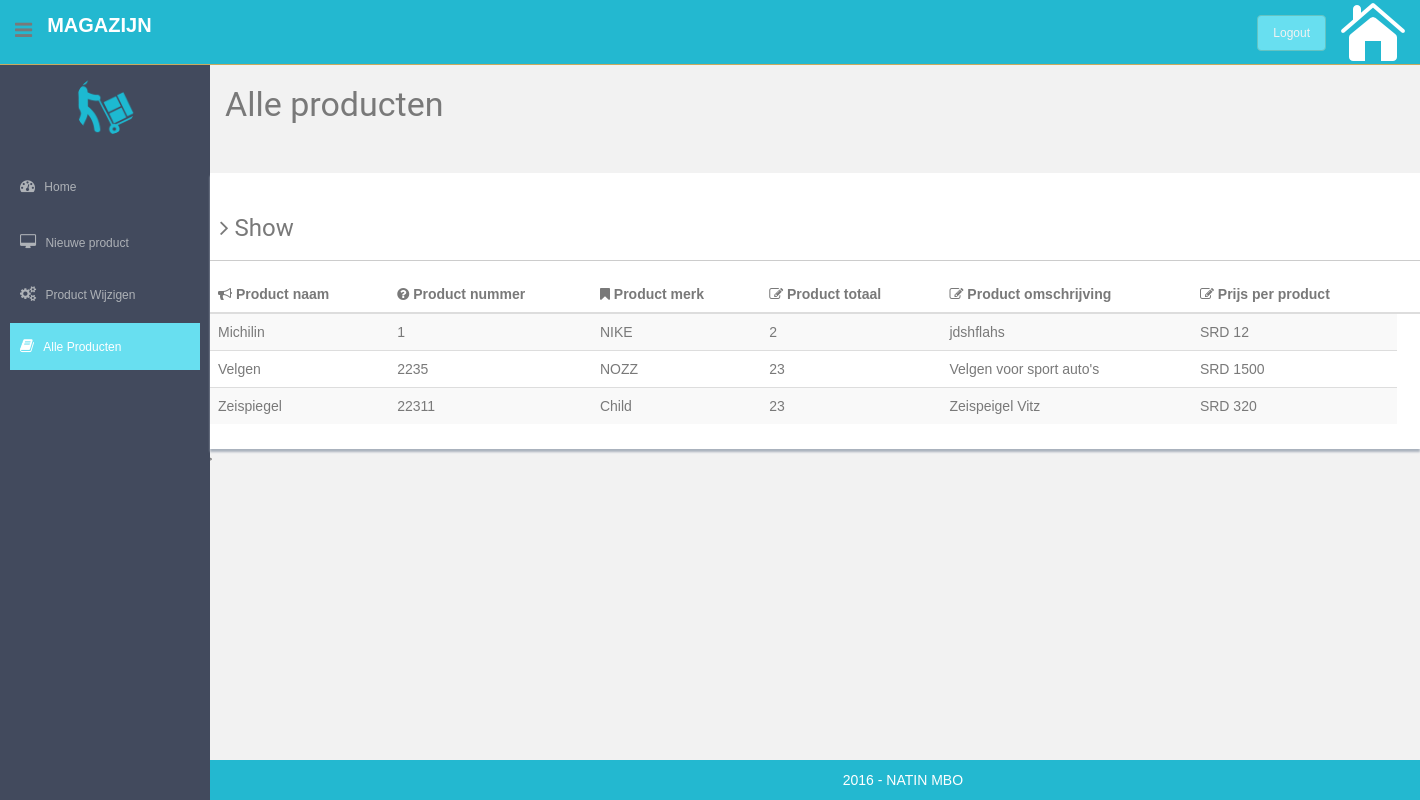
The page /Magazijn/product_history.php on the database its author committed.
### tables this page shows
CREATE TABLE `product` (
  `product_id` int(11) NOT NULL,
  `product_name` varchar(225) NOT NULL,
  `product_number` varchar(225) NOT NULL,
  `product_merk` varchar(225) NOT NULL,
  `product_aantal` int(11) NOT NULL,
  `product_omschrijving` text NOT NULL,
  `product_price` varchar(225) NOT NULL
);

### Magazijn/product_history.php (the view, shortened to what this page needs)
<?php include 'core/init.php';?>
<!DOCTYPE html>
<html lang="en">
  <head>
    <link href="assets/css/bootstrap.css" rel="stylesheet">
    <link href="assets/font-awesome/css/font-awesome.css" rel="stylesheet" />
    <link rel="stylesheet" type="text/css" href="assets/css/zabuto_calendar.css">
    <link rel="stylesheet" type="text/css" href="assets/js/gritter/css/jquery.gritter.css" />
    <link rel="stylesheet" type="text/css" href="assets/lineicons/style.css">
    <link href="assets/css/style.css" rel="stylesheet">
    <link href="assets/css/style-responsive.css" rel="stylesheet">
    <link rel="stylesheet" href="assets/css/material.min.css">
  </head>
  <body>
  <section id="container" >
      <header class="header black-bg">
              <div class="sidebar-toggle-box">
                  <div class="fa fa-bars tooltips" data-placement="right" data-original-title="Toggle Navigation"></div>
              </div>
            <a href="index.html" class="logo"><b>Magazijn</b></a>
            <div class="top-menu">
            	<ul class="nav pull-right top-menu">
                    <li><a class="logout" href="login.html">Logout</a></li>
                     <a href="../index.php"> <img src="../ICONS/home.png"  class="pull-left"></img> </a>
            	</ul>
            </div>
        </header>
      <aside>
          <div id="sidebar"  class="nav-collapse ">
               <ul class="sidebar-menu" id="nav-accordion">
                   <p class="centered"><a href="profile.html"><img src="assets/img/magazijn.png" class="img-circle" width="60"></a></p>
                  <li class="mt">
                      <a  href="index.php">
                          <i class="fa fa-dashboard"></i>
                          <span>Home</span>
                      </a>
                  </li>
                  <li class="sub-menu">
                      <a href="product_toevoegen.php" >
                          <i class="fa fa-desktop"></i>
                          <span>Nieuwe product</span>
                      </a>
                  </li>
                  <li class="sub-menu">
                      <a href="product_edit.php" >
                          <i class="fa fa-cogs"></i>
                          <span>Product Wijzigen</span>
                      </a>
                  </li>
                  <li  class="sub-menu">
                      <a   href="product_history.php" class="active" >
                          <i class="fa fa-book"></i>
                          <span>Alle Producten</span>
                      </a>
                  </li>
              </ul>
          </div>
      </aside>
           <section id="main-content">
          <section class="wrapper">
            <h3> Alle producten</h3>
        <div class="row">
              <div class="row mt">
                  <div class="col-md-12">
                      <div class="content-panel">
                          <table class="table table-striped table-advance table-hover">
                            <h4><i class="fa fa-angle-right"></i> Show</h4>
                            <hr>
                              <thead>
                              <tr>
                                  <th><i class="fa fa-bullhorn"></i> Product naam</th>
                                  <th class="hidden-phone"><i class="fa fa-question-circle"></i> Product nummer</th>
                                  <th><i class="fa fa-bookmark"></i> Product merk</th>
                                  <th><i class=" fa fa-edit"></i> Product totaal</th>
                                  <th><i class=" fa fa-edit"></i> Product omschrijving</th>
                                  <th><i class=" fa fa-edit"></i> Prijs per product</th>
                                  <th></th>
                              </tr>
                              </thead>
                              <tbody>
                                <?php
                                $sql = 'SELECT * FROM product ORDER BY product_name';
                                foreach ($conn->query($sql) as $row) {
                                    $product_name = $row['product_name'];
                                    $product_number = $row['product_number'];
                                    $product_merk = $row['product_merk'];
                                    $product_aantal = $row['product_aantal'];
                                    $product_omschrijving = $row['product_omschrijving'];
                                    $product_price = $row['product_price'];
                                    echo "<tr>";
                                    echo "<td>$product_name</td>";
                                    echo "<td>$product_number</td>";
                                    echo "<td>$product_merk</td>";
                                    echo "<td>$product_aantal</td>";
                                    echo "<td>$product_omschrijving</td>";
                                    echo "<td>SRD $product_price</td>";
                                    echo "</tr>";
                                }
                              ?>
                              </tbody>
                          </table>
                      </div>
              </div> -->
    </section><! --/wrapper -->
      <footer class="site-footer" style="    width: 100%;
    background: #23b8d0;
    color: #fff;
    padding: 10px 0;
    z-index: -1 ;
    bottom: 0 ;
    position: absolute;">
          <div class="text-center">
              2016 - NATIN MBO
          </div>
      </footer>
  </section>
  </body>
</html>

### Magazijn/assets/css/style.css (style rules this page uses)
body { color: #797979; background: #f2f2f2; font-family: 'Ruda', sans-serif; padding: 0px !important; margin: 0px !important; font-size:13px; }
ul li { list-style: none; }
a, a:hover, a:focus { text-decoration: none; outline: none; }
#container { width: 100%; height: 100%; }
hr { margin-top: 20px; margin-bottom: 20px; border: 0; border-top: 1px solid #797979; }
.centered { text-align: center; }
.mt { margin-top: 25px; }
ul.top-menu > li > .logout { color: #f2f2f2; font-size: 12px; border-radius: 4px; -webkit-border-radius: 4px; border: 1px solid #64c3c2 !important; padding: 5px 15px; margin-right: 15px; background: #68dff0; margin-top: 15px; }
#sidebar { width: 210px; height: 100%; position: fixed; background: #424a5d; }
#sidebar ul li { position: relative; }
ul.sidebar-menu , ul.sidebar-menu li ul.sub { margin: -2px 0 0; padding: 0; }
ul.sidebar-menu { margin-top: 75px; }
ul.sidebar-menu li { margin-bottom: 5px; margin-left:10px; margin-right:10px; }
ul.sidebar-menu li.sub-menu { line-height: 15px; }
ul.sidebar-menu li a span { display: inline-block; }
ul.sidebar-menu li a { color: #aeb2b7; text-decoration: none; display: block; padding: 15px 0 15px 10px; font-size: 12px; outline: none; -webkit-transition: all 0.3s ease; -moz-transition: all 0.3s ease; -o-transition: all 0.3s ease; -ms-transition: all 0.3s ease; transition: all 0.3s ease; }
ul.sidebar-menu li a.active, ul.sidebar-menu li a:hover, ul.sidebar-menu li a:focus { background: #68dff0; color: #fff; display: block; -webkit-transition: all 0.3s ease; -moz-transition: all 0.3s ease; -o-transition: all 0.3s ease; -ms-transition: all 0.3s ease; transition: all 0.3s ease; }
ul.sidebar-menu li a i { font-size: 15px; padding-right: 6px; }
ul.sidebar-menu li a.active i { color: #fff; }
#main-content { margin-left: 210px; }
.header, .footer { min-height: 60px; padding: 0 15px; }
.header { position: fixed; left: 0; right: 0; z-index: 1002; }
.black-bg { background: #23b8d0; border-bottom: 1px solid #c9aa5f; }
.wrapper { display: inline-block; margin-top: 60px; padding-left: 15px; padding-right: 15px; padding-bottom: 15px; padding-top: 0px; width: 100%; }
a.logo { font-size: 20px; color: #ffffff; float: left; margin-top: 15px; text-transform: uppercase; }
a.logo b { font-weight: 900; }
#top_menu .nav > li, ul.top-menu > li { float: left; }
ul.top-menu > li > a { color: #666666; font-size: 16px; border-radius: 4px; -webkit-border-radius: 4px; border:1px solid #666666 !important; padding: 2px 6px; margin-right: 15px; }
.sidebar-toggle-box { float: left; padding-right: 15px; margin-top: 20px; }
.sidebar-toggle-box .fa-bars { cursor: pointer; display: inline-block; font-size: 20px; }
.content-panel { background: #ffffff; box-shadow: 0px 3px 2px #aab2bd; padding-top: 15px; padding-bottom: 5px; }
.content-panel h4 { margin-left: 10px; }
.site-footer { background: #68dff0; color: #fff; padding: 10px 0; }

### rows shown on the page
product: product_name "Michilin", product_number "1", product_merk "NIKE", product_aantal "2", product_omschrijving "jdshflahs", product_price "12"
product: product_name "Velgen", product_number "2235", product_merk "NOZZ", product_aantal "23", product_omschrijving "Velgen voor sport auto's", product_price "1500"
product: product_name "Zeispiegel", product_number "22311", product_merk "Child", product_aantal "23", product_omschrijving "Zeispeigel Vitz", product_price "320"
